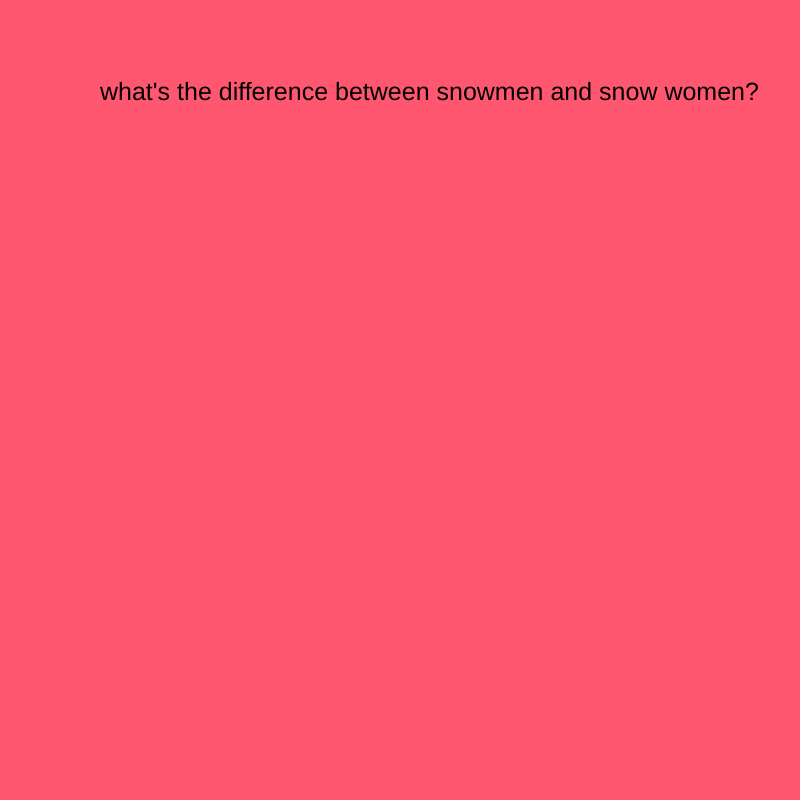
Frame 1 (no input)
Frame 60 (no input): identical to frame 1, image omitted
Frame 120 (the mouse pressed at the canvas centre since frame 60): identical to frame 1, image omitted

The p5.js sketch that drew this single still picture (run headless with seeded random() and noise() and a simulated clock; from frame 60 on, the mouse is pressed at the canvas centre):

// p5.js sketch
// ── sketch.js
var myState = 0;


function setup() {
  // put setup code here
  createCanvas(800, 800);
}


function draw() {
  // put drawing code here

  switch(myState){
    case 0:
    background(255, 87, 112);
    textSize(25);
    text("what's the difference between snowmen and snow women?", 100, 100);
    break;

    case 1:
    background(111, 120, 237);
    textSize(25);
    text("snowballs", 100, 100);
    break;
  }

}
function mouseReleased() {
myState = myState + 1;
if(myState > 1){
  myState = 0;
}
}
